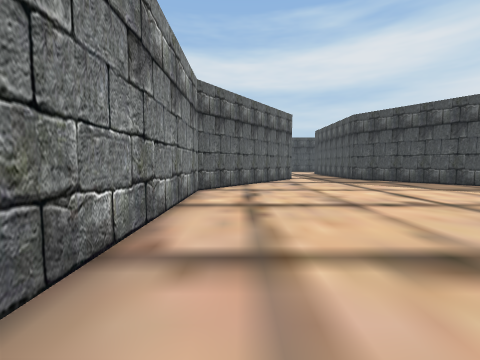
View 1 (above)

19 first-person views from a walk through a scene from a Unity 3-D project. The camera is 1.5 m above the floor, tilts 4° down and sees 90° across. The floor is counted in squares, 2 m on a side. Each view is taken from the middle of a square. On the plan, view 1 faces up. The plan holds only what a view shows up to about 9 squares ahead; the rest is blank. The place goes on beyond the plan. The player character is not drawn. Some surface patterns are stand-ins.

View 2
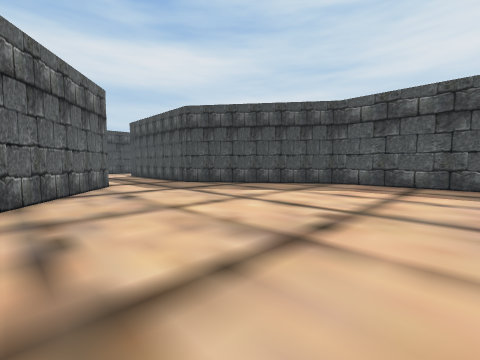

View 3
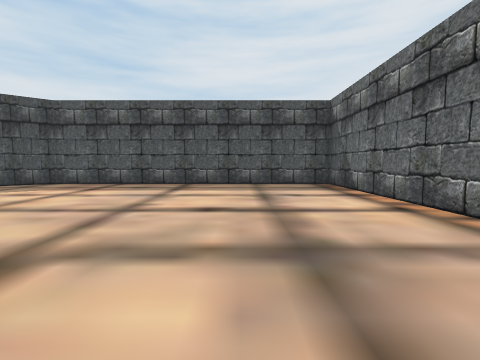

View 4
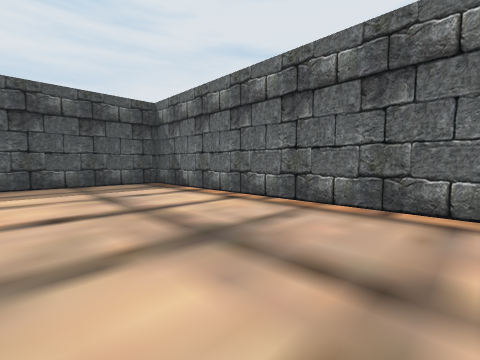

View 5
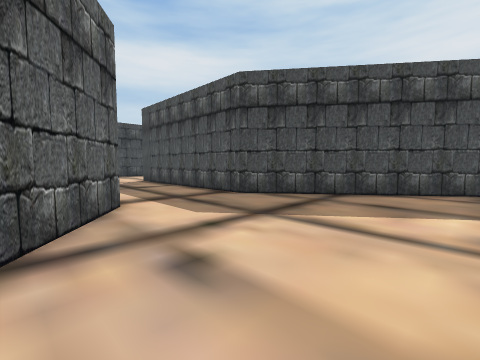

View 6
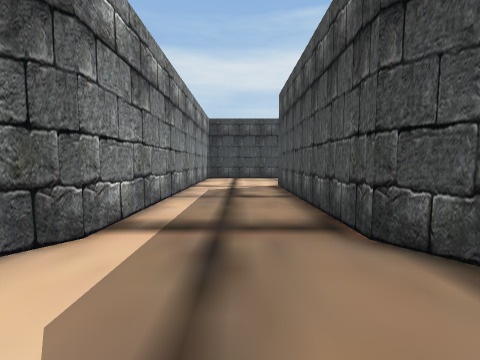

View 7
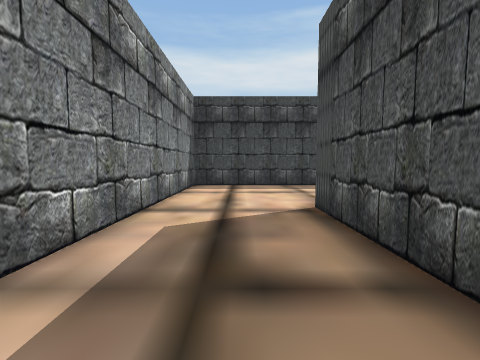

View 8
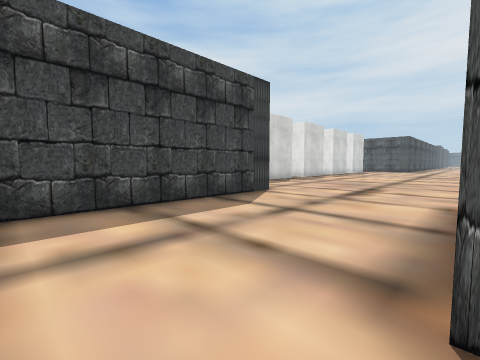

View 9
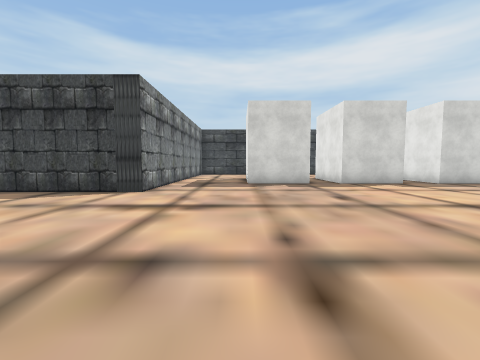

View 10
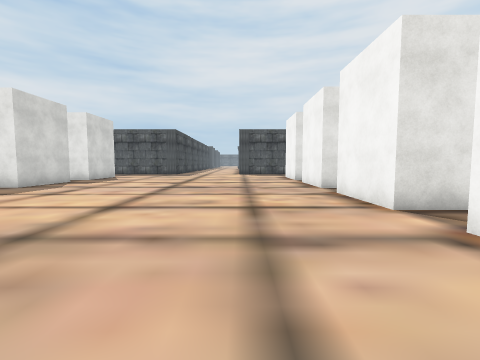

View 11
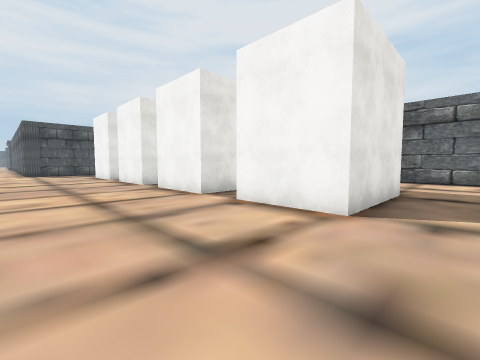

View 12
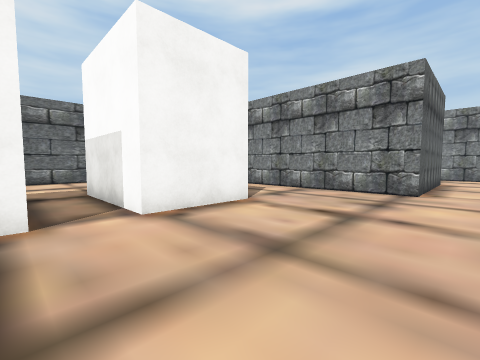

View 13
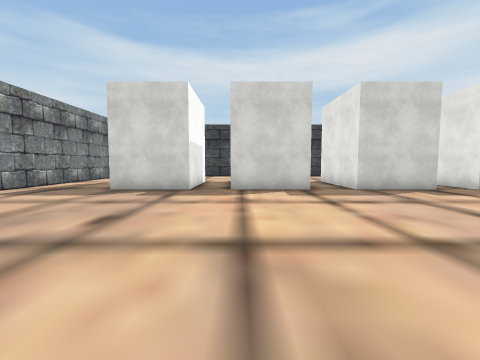

View 14
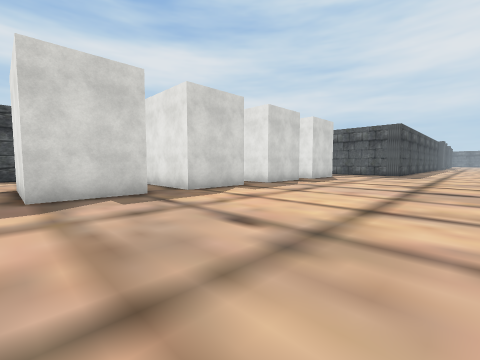

View 15
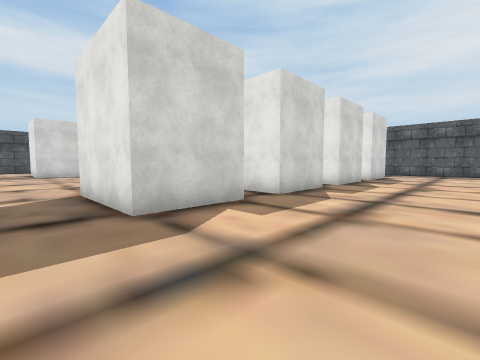

View 16
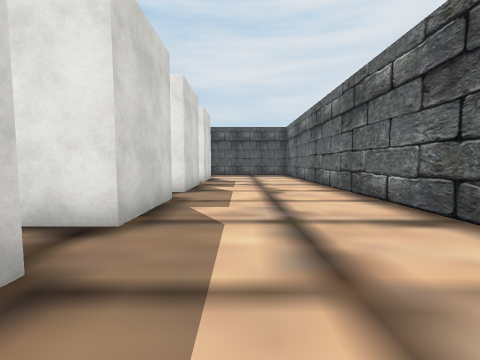

View 17
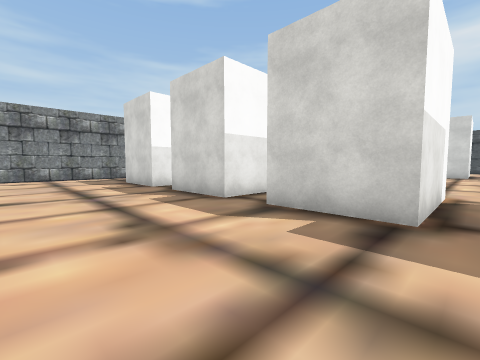

View 18
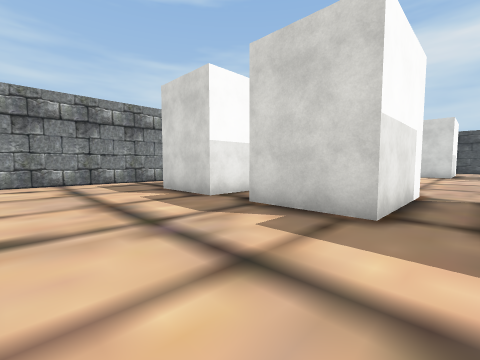

View 19
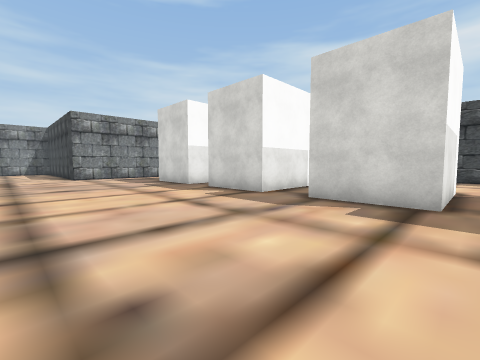

### Floor plan
Points are (right, up) in squares from view 1. A wall is a line through its corners. A room is listed if a view was taken in it or the views show most of it. See-through windows are left out.
Room 1 (views 1, 2, 3, 4, 5, 6, 7, 8)
walls: (-0.1, -3.2) (8.8, -3.2) (8.8, 6.7) (5.3, 11.3) (5.3, 17.1); (2.4, 18.6) (2.4, 11.4) (-1.1, 6.6) (-1.1, 1)
ways out: opening at (4, 17.7) to room 2
Room 2 (views 9, 10, 11, 12, 13, 14, 15, 16, 17, 18, 19)
walls: (14.6, 14.5) (14.6, 11.4) (12.3, 11.4) (12.3, 14.5) (14.6, 14.5); (15.8, 14.5) (18.1, 14.5) (18.1, 11.4) (15.8, 11.4) (15.8, 14.5); (19.2, 13.9) (19.2, 14.5) (21, 14.5); (21.5, 14.6) (21.5, 11.4) (19.2, 11.4) (19.2, 12.1); (14.6, 26) (14.6, 23.8) (12.3, 23.8) (12.3, 26.5); (5.3, 17.1) (9.4, 17.1) (9.4, 7.9); (18.1, 26.2) (18.1, 23.8) (15.8, 23.8) (15.8, 26.5); (9.4, 26) (9.4, 21.3) (2.4, 21.3) (2.4, 18.6); (10.9, 7.1) (22, 7.1); (21.5, 26.5) (21.5, 23.8) (19.2, 23.8) (19.2, 26)
ways out: opening at (4, 17.7) to room 1

Where each view was taken, in squares from view 1:
view 1: 0 up, 0 right, facing up
view 2: 3 up, 0 right, facing up-right
view 3: 0 up, 0 right, facing right
view 4: 1 up, 0 right, facing down-right
view 5: 7 up, 1 right, facing up-right
view 6: 9 up, 4 right, facing up
view 7: 13 up, 4 right, facing up
view 8: 17 up, 4 right, facing up-right
view 9: 15 up, 12 right, facing up
view 10: 17 up, 12 right, facing right
view 11: 18 up, 11 right, facing down-right
view 12: 18 up, 16 right, facing down-left
view 13: 17 up, 16 right, facing up
view 14: 18 up, 12 right, facing up-right
view 15: 8 up, 11 right, facing up-right
view 16: 10 up, 13 right, facing right
view 17: 8 up, 22 right, facing up-left
view 18: 8 up, 19 right, facing up-left
view 19: 19 up, 22 right, facing up-left
